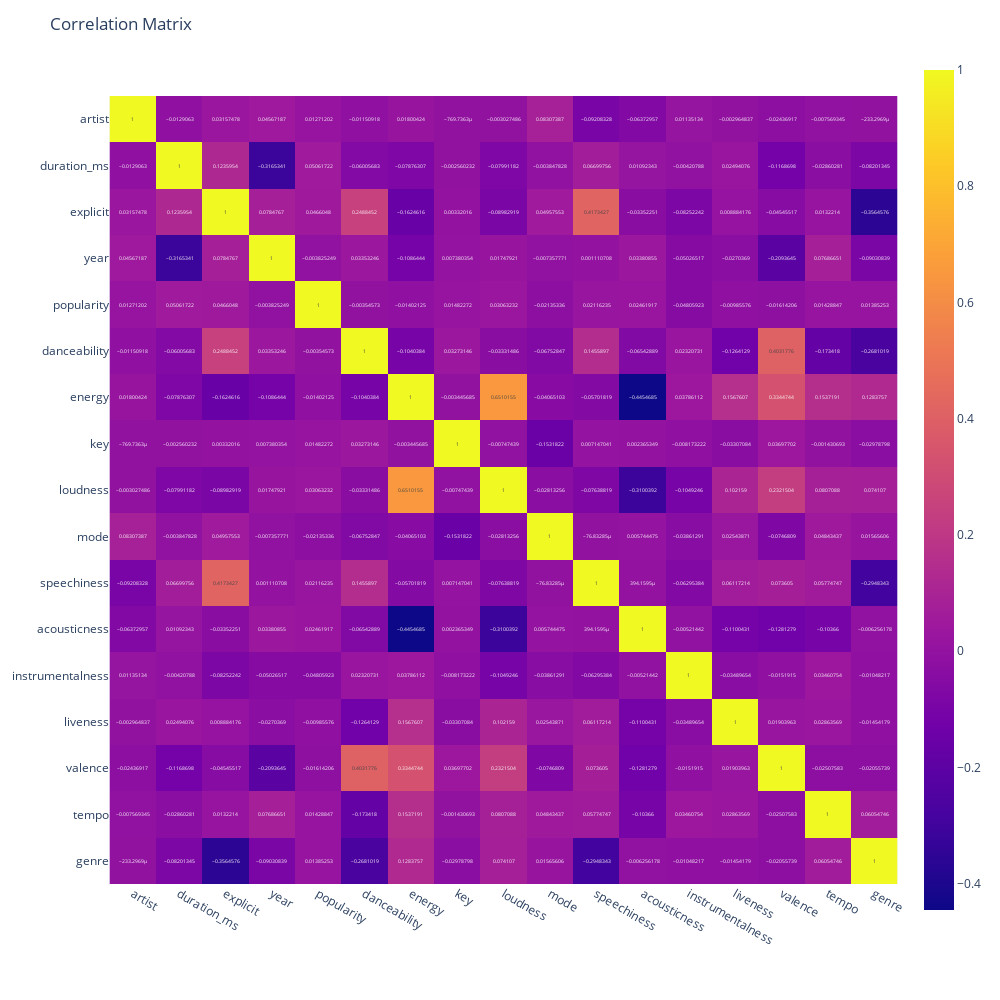

The notebook cell this image was saved under:
### Markdown cell above
We can drop songs column as it's not useful for our model

### Code cell
fig = px.imshow(df.corr(), text_auto=True, height=1000, width=1000)
fig.update_layout(title='Correlation Matrix')
fig.show()

### Figure 1 — Plotly figure (JSON) as saved in the notebook; plotly's stock layout.template omitted (floating-point values rounded to 4 significant figures; data arrays with more than 128 entries replaced by an {"elided": "..."} marker saying what was removed)
{"data": [{"coloraxis": "coloraxis", "hovertemplate": "x: %{x}<br>y: %{y}<br>color: %{z}<extra></extra>", "name": "0", "texttemplate": "%{z}", "type": "heatmap", "x": ["artist", "duration_ms", "explicit", "year", "popularity", "danceability", "energy", "key", "loudness", "mode", "speechiness", "acousticness", "instrumentalness", "liveness", "valence", "tempo", "genre"], "xaxis": "x", "y": ["artist", "duration_ms", "explicit", "year", "popularity", "danceability", "energy", "key", "loudness", "mode", "speechiness", "acousticness", "instrumentalness", "liveness", "valence", "tempo", "genre"], "yaxis": "y", "z": {"elided": "17x17 float values"}}], "layout": {"coloraxis": {"colorscale": [[0, "#0d0887"], [0.1111, "#46039f"], [0.2222, "#7201a8"], [0.3333, "#9c179e"], [0.4444, "#bd3786"], [0.5556, "#d8576b"], [0.6667, "#ed7953"], [0.7778, "#fb9f3a"], [0.8889, "#fdca26"], [1, "#f0f921"]]}, "height": 1000, "margin": {"t": 60}, "title": {"text": "Correlation Matrix"}, "width": 1000, "xaxis": {"anchor": "y", "constrain": "domain", "domain": [0, 1], "scaleanchor": "y"}, "yaxis": {"anchor": "x", "autorange": "reversed", "constrain": "domain", "domain": [0, 1]}}}
